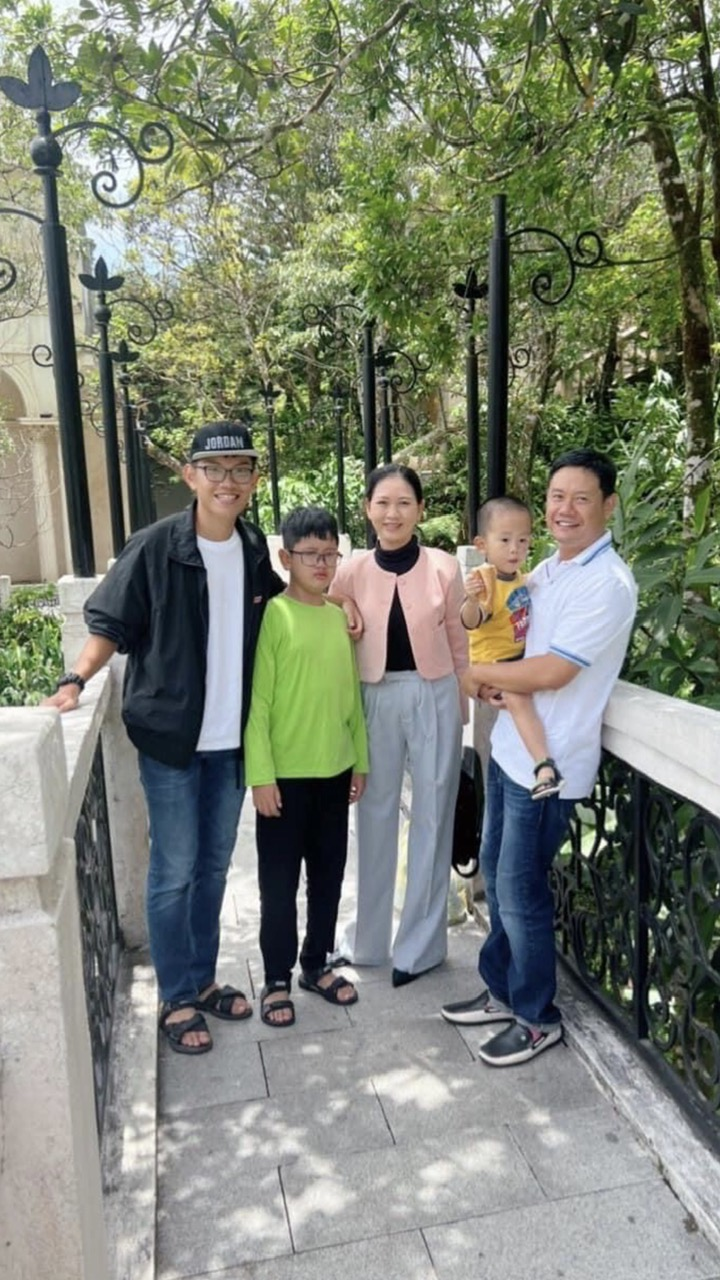
#> input picture Xử lý ảnh/Thư viện ảnh/anh 1.jpg, 720 x 1280 px, found by its file name
$ python 'lesson 20.py'
#> lines starting #> are read from the running program, lines starting #| are printed output that depends on the picture; after the words box and inside, x2 and y2 are one past the last pixel; in counts of white or black regions, pixels touching at a corner belong together
# Bài 20: Xử lý ảnh hình thái và đếm số lượng đối tượng

from scipy import ndimage
from PIL import Image
import numpy as np
import matplotlib.pyplot as plt
import os


# Thư mục chứa hình ảnh
dir_path = r'E:\Computer vision\computer vision\Xử lý ảnh\Thư viện ảnh'

# Đường dẫn đến hình ảnh
image_path = os.path.join(dir_path, 'anh 1.jpg')
print("Đường dẫn file gốc:", image_path)

# Sử dụng Image.open() đọc ảnh
im = Image.open(image_path)
#> im is the input picture: PIL image 720x1280 RGB; mean R, G, B 124.5, 129.7, 115.6

# Chuyển sang ảnh xám và đưa về mảng numpy
gray_image = im.convert('L')
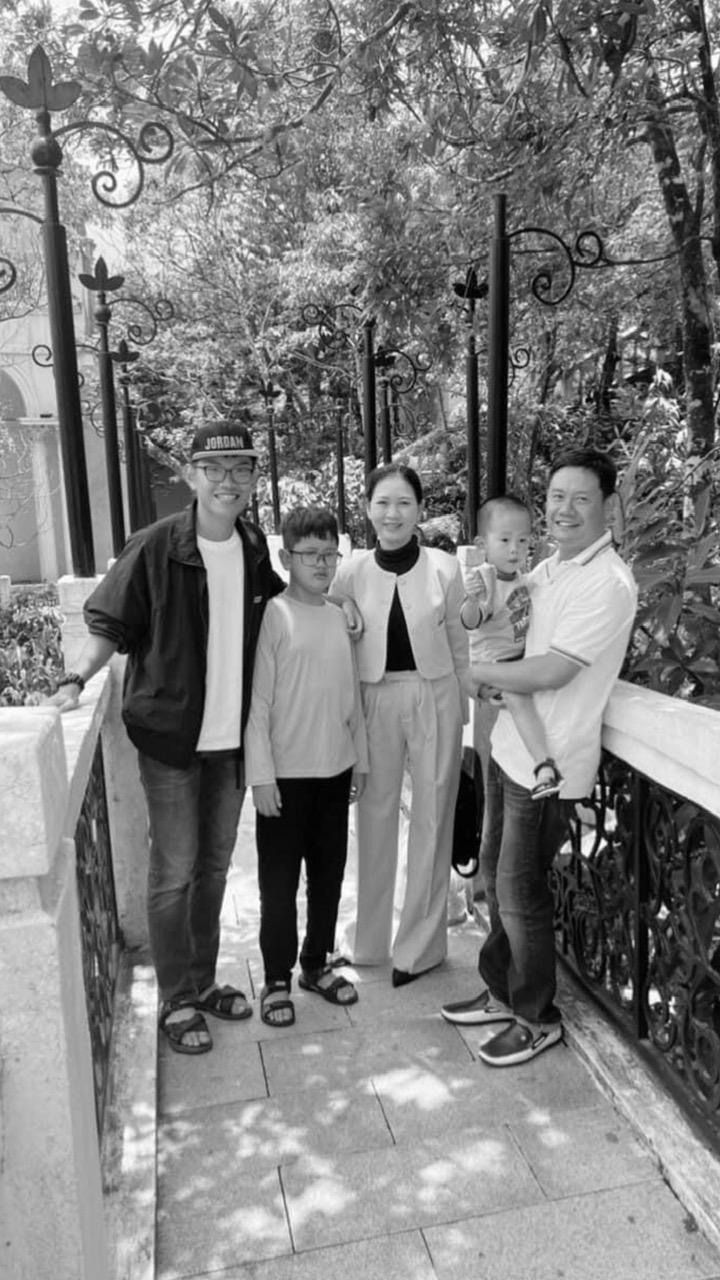
#> gray_image: PIL image 720x1280 L; min 0, max 255, mean 126.5
image_a = np.array(gray_image)

# Chuyển sang ảnh nhị phân
# Điểm nào < 200 sẽ là True (1), lớn hơn hoặc bằng 200 sẽ là False (0)
binary_image = 1 * (image_a < 200)
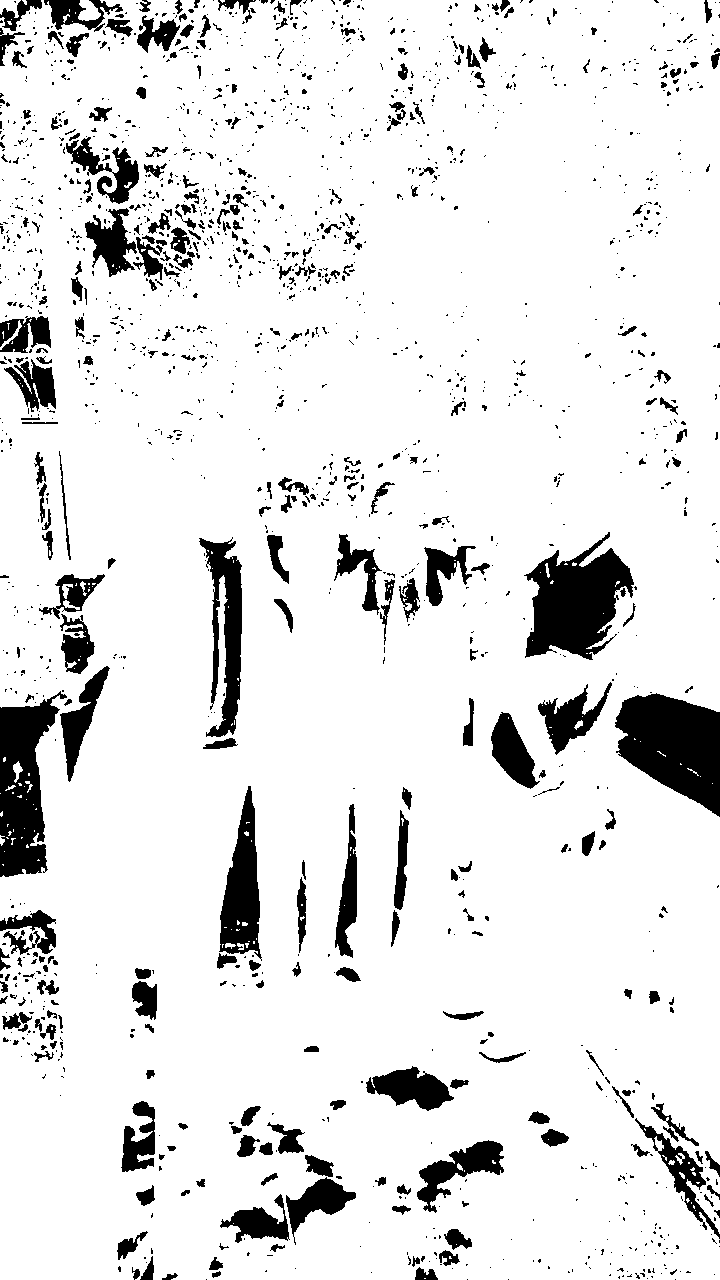
#> binary_image: shape (1280, 720) int64; values 0 (black) and 1 (white), 89.5% white; 1778 black regions (1452 under 20 px), largest, box (x1, y1, x2, y2) and area: (615, 693, 720, 817) 8636, (524, 532, 634, 660) 7996, (0, 691, 67, 877) 7018

# Thực hiện opening để loại bỏ nhiễu và nối các đối tượng
opened_image = ndimage.binary_opening(binary_image, structure=np.ones((9, 5)))
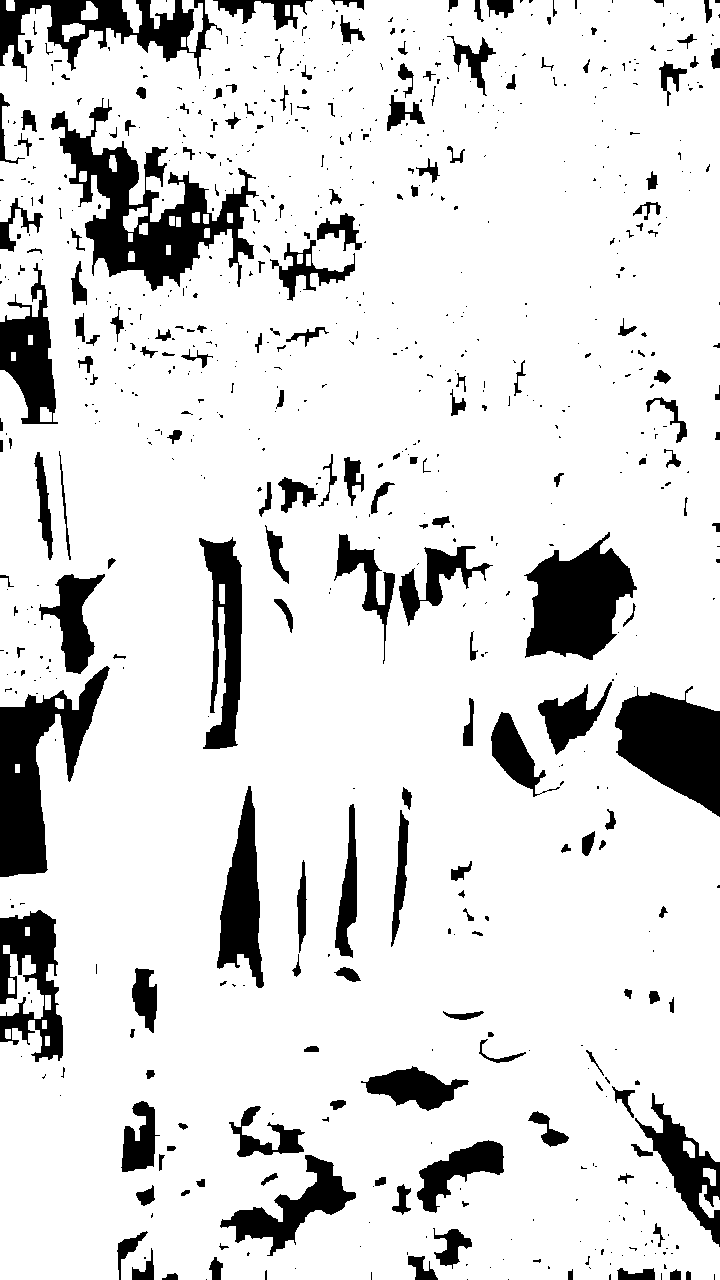
#> opened_image: shape (1280, 720) bool; 86.3% white; 767 black regions (560 under 20 px), largest, box (x1, y1, x2, y2) and area: (51, 98, 259, 291) 12923, (0, 666, 110, 877) 9658, (615, 686, 720, 817) 8772

# Đánh nhãn
labeled_image, num_features =  ndimage.label(binary_image) # Sẽ biết được trong ảnh có bao nhiêu vật thể
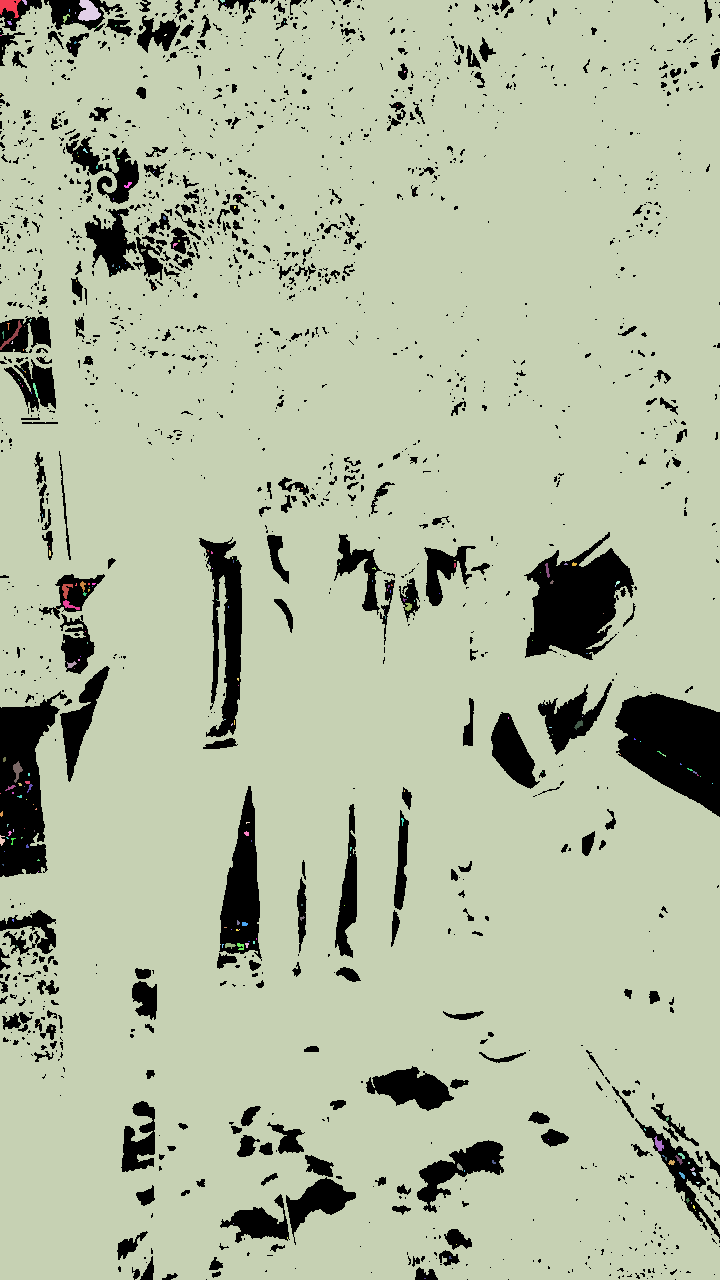
#> labeled_image: shape (1280, 720) int32; 248 distinct labels, from 0 to 247; one colour per label, 0 black
#> num_features = 247

# Tạo lưới subplot với 3 dòng và 1 cột
fig, axs = plt.subplots(3, 1, figsize=(10, 12))

# Show ảnh
plt.subplot(4, 1, 1)
plt.imshow(gray_image, cmap='gray')
plt.title("Ảnh xám")

plt.subplot(4, 1, 2)
plt.imshow(binary_image, cmap='gray')
plt.title("Ảnh nhị phân")

plt.subplot(4, 1, 3)
plt.imshow(binary_image, cmap='gray')
plt.title("Ảnh sau khi opening")

plt.subplot(4, 1, 4)
plt.imshow(labeled_image, cmap='gray')
plt.title(f"Ảnh đã đánh nhãn ({num_features} đối tượng)")

plt.show()

$ run again, with Xử lý ảnh/Thư viện ảnh/anh 2.jpg copied over Xử lý ảnh/Thư viện ảnh/anh 1.jpg
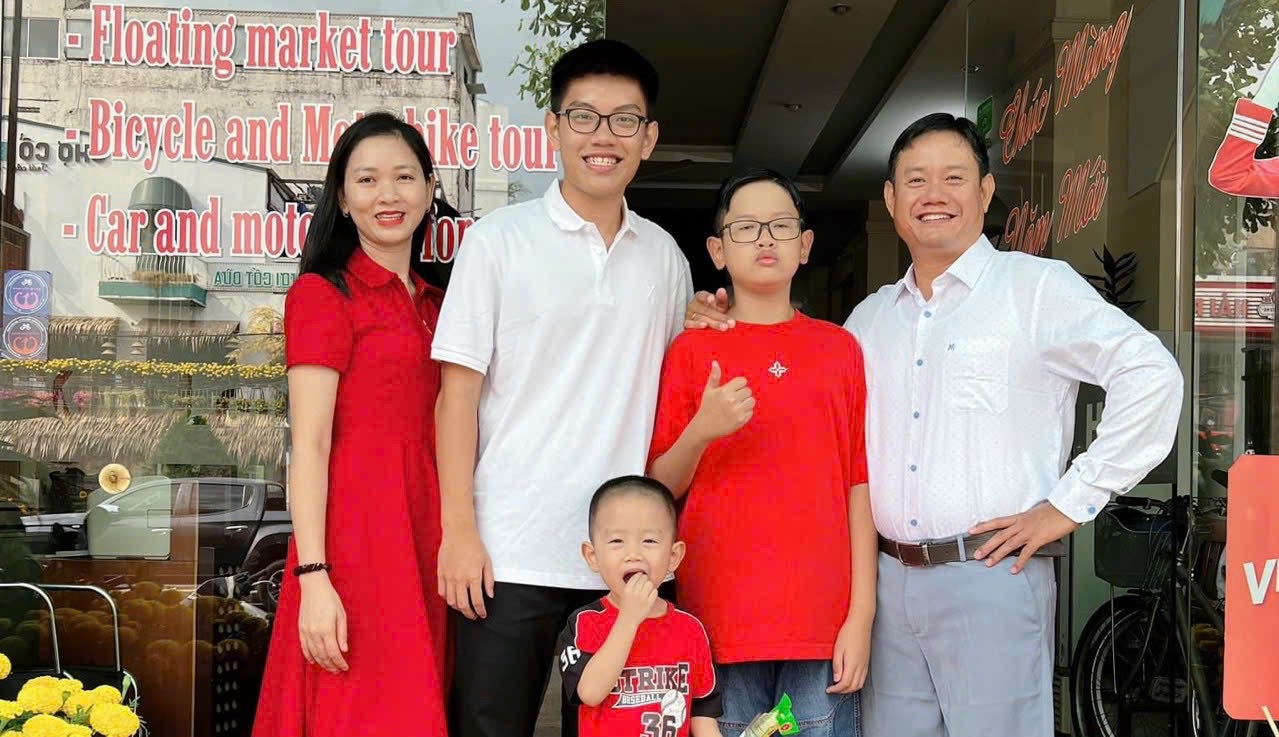
#> input picture Xử lý ảnh/Thư viện ảnh/anh 2.jpg, 1279 x 737 px, found by its file name
#> im is the input picture: PIL image 1279x737 RGB; mean R, G, B 150.3, 111.8, 103.9
#> `binary_image = 1 * (image_a < 200)`:
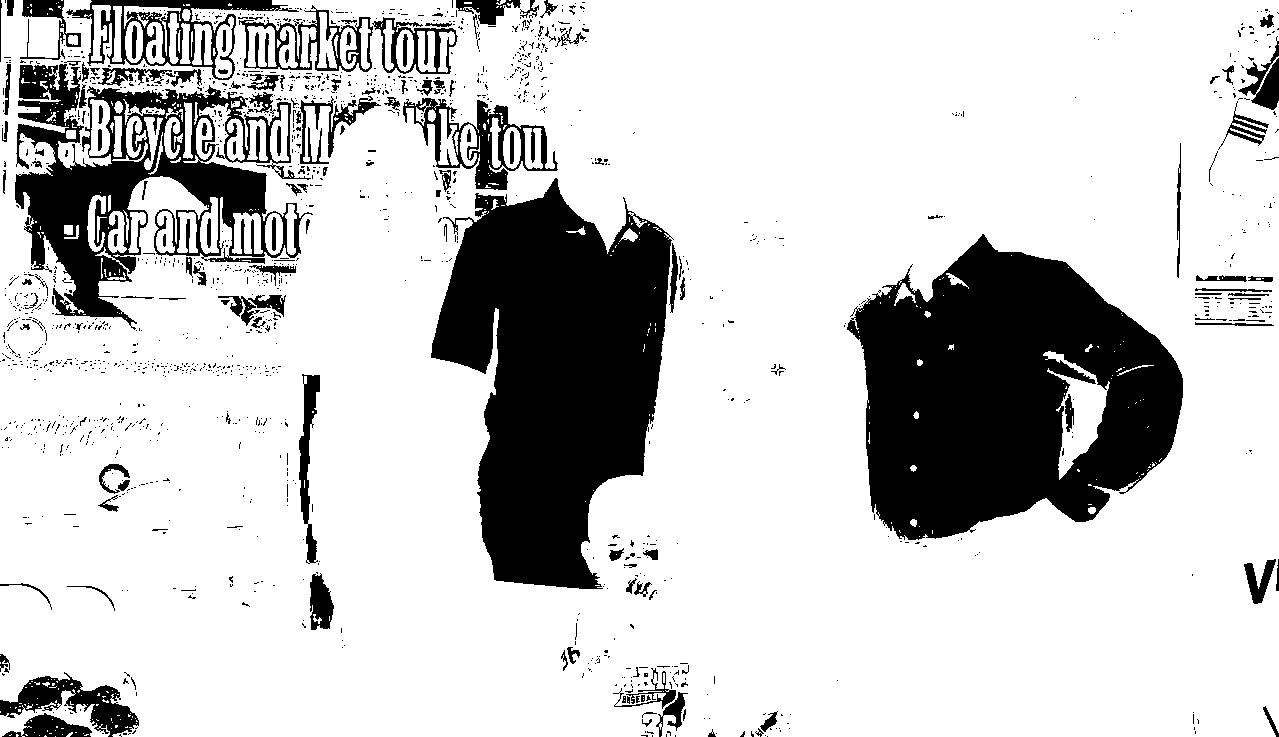
#> binary_image: shape (737, 1279) int64; values 0 (black) and 1 (white), 78.9% white; 1483 black regions (1331 under 20 px), largest, box (x1, y1, x2, y2) and area: (847, 234, 1183, 540) 67261, (431, 178, 674, 589) 62626, (15, 64, 313, 330) 27445
#> opened_image: shape (737, 1279) bool; 74.3% white; 230 black regions (167 under 20 px), largest, box (x1, y1, x2, y2) and area: (15, 0, 689, 589) 144732, (844, 234, 1183, 547) 69520, (0, 672, 139, 737) 5684
#> `labeled_image, num_features =  ndimage.label(binary_image)`:
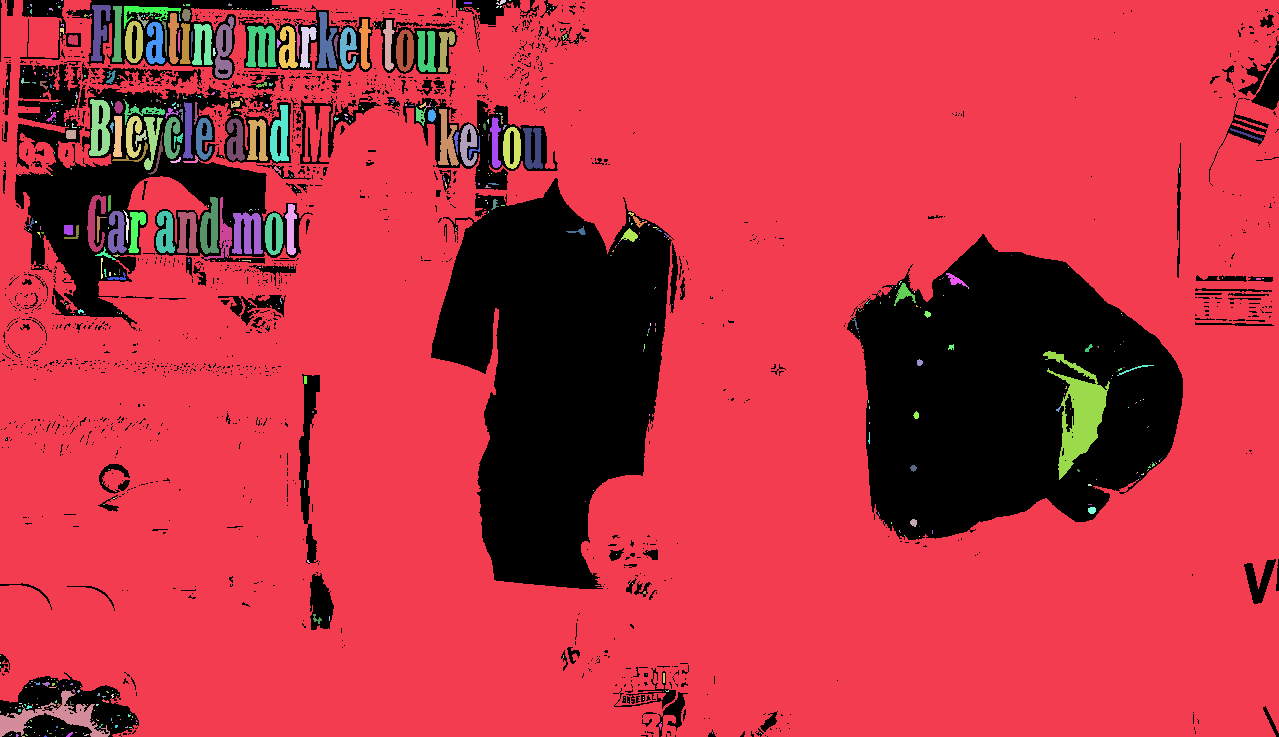
#> labeled_image: shape (737, 1279) int32; 665 distinct labels, from 0 to 664; one colour per label, 0 black
#> num_features = 664

$ run again, with Xử lý ảnh/Thư viện ảnh/anh 3.jpg copied over Xử lý ảnh/Thư viện ảnh/anh 1.jpg
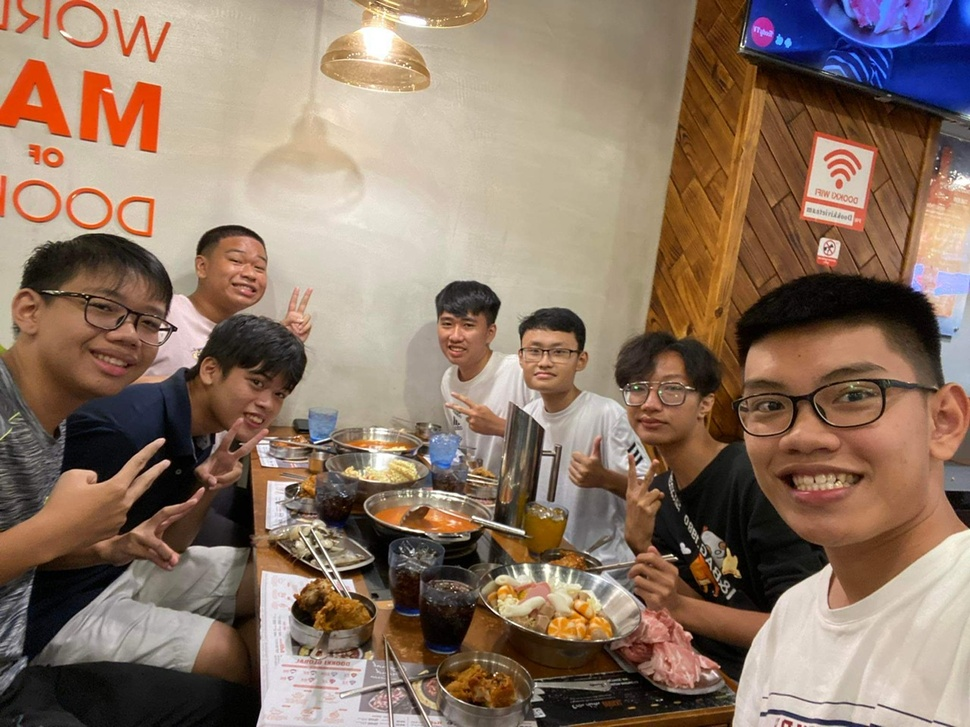
#> input picture Xử lý ảnh/Thư viện ảnh/anh 3.jpg, 970 x 727 px, shrunk from 1280 x 960 before the run, found by its file name
#> im is the input picture: PIL image 970x727 RGB; mean R, G, B 140.4, 118, 101.8
#> `binary_image = 1 * (image_a < 200)`:
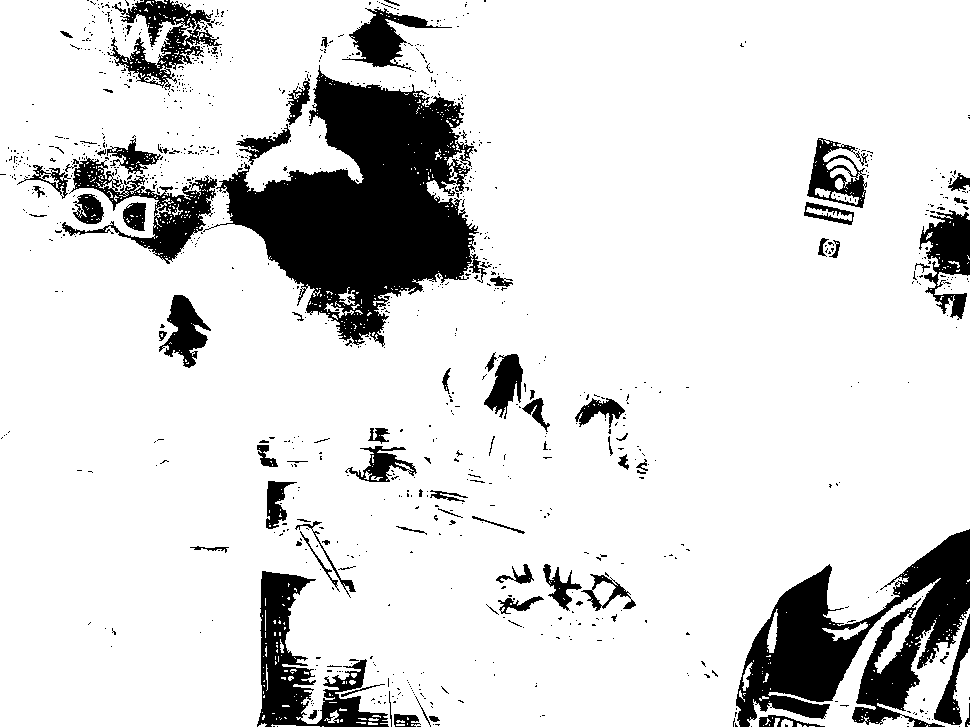
#> binary_image: shape (727, 970) int64; values 0 (black) and 1 (white), 86% white; 987 black regions (901 under 20 px), largest, box (x1, y1, x2, y2) and area: (203, 65, 487, 347) 36632, (736, 529, 970, 727) 20375, (257, 571, 389, 727) 7267
#> opened_image: shape (727, 970) bool; 82.2% white; 246 black regions (200 under 20 px), largest, box (x1, y1, x2, y2) and area: (6, 60, 513, 348) 55040, (733, 529, 970, 727) 25909, (257, 571, 421, 727) 9978
#> `labeled_image, num_features =  ndimage.label(binary_image)`:
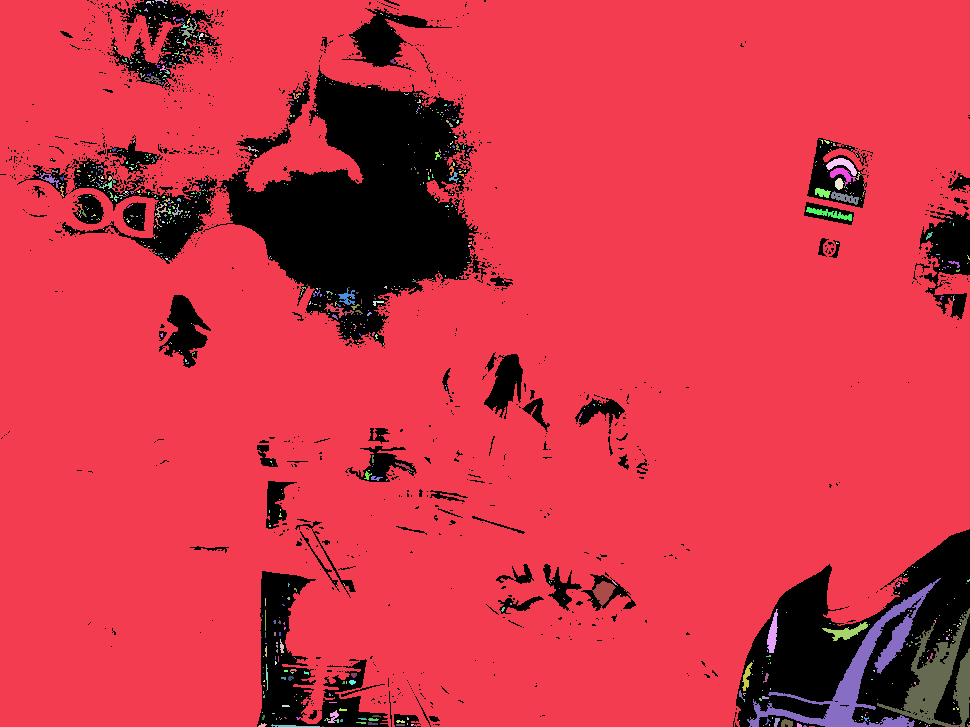
#> labeled_image: shape (727, 970) int32; 1058 distinct labels, from 0 to 1057; one colour per label, 0 black
#> num_features = 1057
